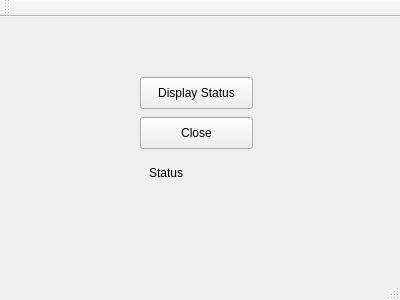
<?xml version="1.0" encoding="UTF-8"?>
<ui version="4.0">
 <class>MyWindow</class>
 <widget class="QMainWindow" name="MyWindow">
  <property name="geometry">
   <rect>
    <x>0</x>
    <y>0</y>
    <width>400</width>
    <height>300</height>
   </rect>
  </property>
  <property name="windowTitle">
   <string>MyWindow</string>
  </property>
  <widget class="QWidget" name="centralWidget">
   <widget class="QPushButton" name="close">
    <property name="geometry">
     <rect>
      <x>140</x>
      <y>100</y>
      <width>113</width>
      <height>32</height>
     </rect>
    </property>
    <property name="text">
     <string>Close</string>
    </property>
   </widget>
   <widget class="QLabel" name="label">
    <property name="geometry">
     <rect>
      <x>149</x>
      <y>145</y>
      <width>91</width>
      <height>21</height>
     </rect>
    </property>
    <property name="text">
     <string>Status</string>
    </property>
   </widget>
   <widget class="QPushButton" name="pushButton">
    <property name="geometry">
     <rect>
      <x>140</x>
      <y>60</y>
      <width>113</width>
      <height>32</height>
     </rect>
    </property>
    <property name="text">
     <string>Display Status</string>
    </property>
   </widget>
  </widget>
  <widget class="QMenuBar" name="menuBar">
   <property name="geometry">
    <rect>
     <x>0</x>
     <y>0</y>
     <width>400</width>
     <height>22</height>
    </rect>
   </property>
  </widget>
  <widget class="QToolBar" name="mainToolBar">
   <attribute name="toolBarArea">
    <enum>TopToolBarArea</enum>
   </attribute>
   <attribute name="toolBarBreak">
    <bool>false</bool>
   </attribute>
  </widget>
  <widget class="QStatusBar" name="statusBar"/>
 </widget>
 <layoutdefault spacing="6" margin="11"/>
 <resources/>
 <connections>
  <connection>
   <sender>close</sender>
   <signal>clicked()</signal>
   <receiver>MyWindow</receiver>
   <slot>close()</slot>
   <hints>
    <hint type="sourcelabel">
     <x>192</x>
     <y>154</y>
    </hint>
    <hint type="destinationlabel">
     <x>295</x>
     <y>196</y>
    </hint>
   </hints>
  </connection>
 </connections>
</ui>
